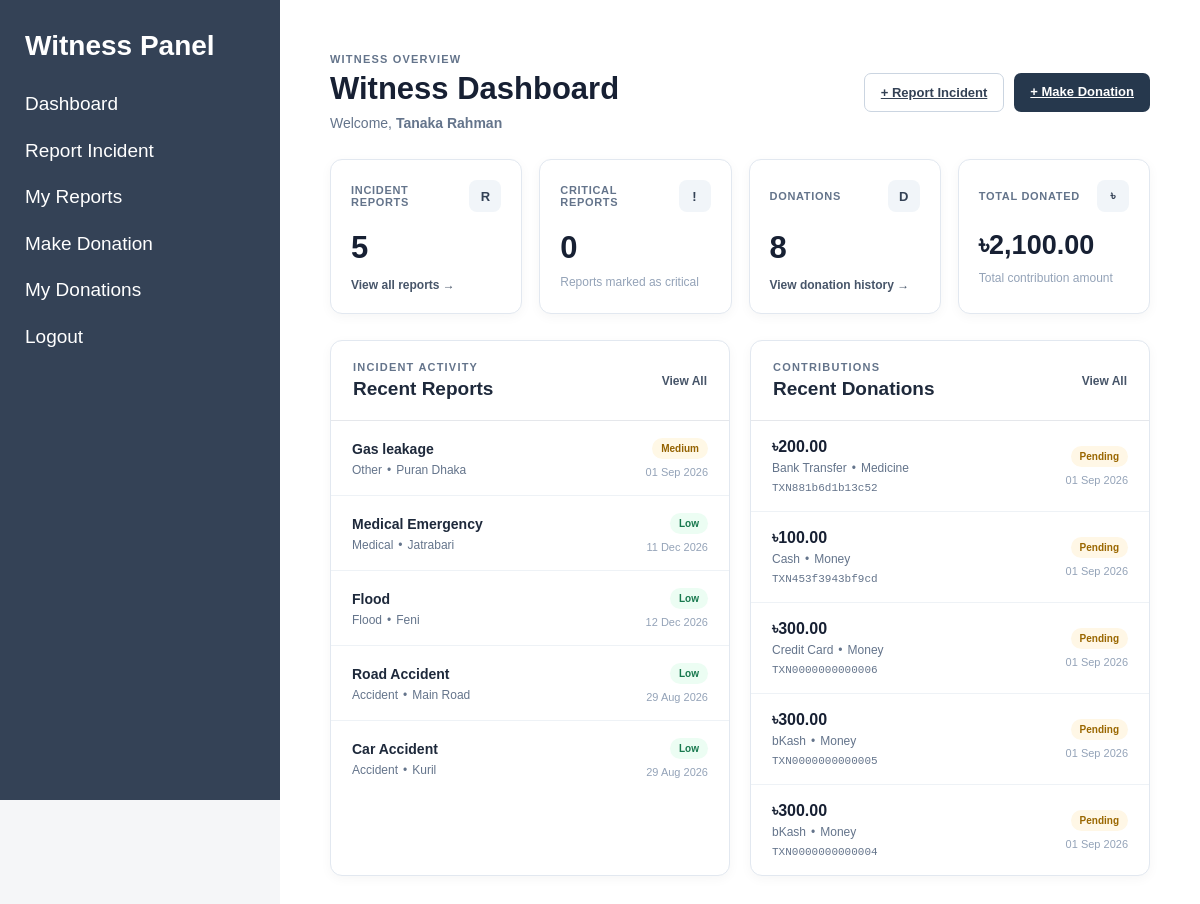
The app's page /index.php?page=witness-dashboard (signed in) with its own data.
### tables this page shows
CREATE TABLE `witness_reports` (
  `id` int(11) NOT NULL,
  `witness_id` int(11) NOT NULL,
  `title` varchar(150) NOT NULL,
  `description` text NOT NULL,
  `damage_level` varchar(20) NOT NULL DEFAULT 'low',
  `incident_type` varchar(50) NOT NULL,
  `location` varchar(255) NOT NULL,
  `incident_date` datetime NOT NULL,
  `evidence_file` varchar(255) DEFAULT NULL,
  `status` varchar(30) NOT NULL DEFAULT 'pending',
  `created_at` timestamp NOT NULL DEFAULT current_timestamp(),
  `updated_at` timestamp NOT NULL DEFAULT current_timestamp() ON UPDATE current_timestamp()
);

CREATE TABLE `donations` (
  `id` int(11) NOT NULL,
  `witness_id` int(11) NOT NULL,
  `amount` decimal(10,2) NOT NULL,
  `donation_type` varchar(100) NOT NULL,
  `payment_method` varchar(50) NOT NULL,
  `transaction_id` varchar(100) NOT NULL,
  `message` text DEFAULT NULL,
  `status` enum('pending','completed','cancelled') NOT NULL DEFAULT 'pending',
  `created_at` timestamp NOT NULL DEFAULT current_timestamp()
);

### views/witness/dashboard.php (the view, shortened to what the rows shown need)
<?php require_once "views/partials/header.php"; ?>
<?php require_once "views/partials/sidebar.php"; ?>
<div class="content">
    <div class="witness-dashboard">
        <div class="dashboard-header">
            <div>
                <h1>
                    Witness Dashboard
                </h1>
            </div>
        </div>
        <div class="dashboard-sections">
            <div class="dashboard-panel">
                <div class="panel-header">
                    <div>
                        <h2>
                            Recent Reports
                        </h2>
                    </div>
                </div>
                <?php if (empty($recentReports)): ?>
                    <div class="empty-data">
                        <p>
                            No incident reports yet.
                        </p>
                        <a href="index.php?page=witness-report-create">
                            Report an Incident
                        </a>
                    </div>
                <?php else: ?>
                    <div class="activity-list">
                        <?php foreach ($recentReports as $report): ?>
                            <?php
                            $damage =
                                strtolower(
                                    $report['damage_level']
                                    ?? 'low'
                                );
                            ?>
                            <div class="activity-item">
                                <div class="activity-main">
                                    <div class="activity-title">
                                        <a
                                            href="index.php?page=witness-report-view&id=<?php echo (int)$report['id']; ?>"
                                        >
                                            <?php
                                            echo htmlspecialchars(
                                                $report['title']
                                            );
                                            ?>
                                        </a>
                                    </div>
                                    <div class="activity-meta">
                                        <?php
                                        echo htmlspecialchars(
                                            ucfirst(
                                                $report[
                                                    'incident_type'
                                                ]
                                                ?? ''
                                            )
                                        );
                                        ?>
                                        <?php if (!empty($report['location'])): ?>
                                            <span>•</span>
                                            <?php
                                            echo htmlspecialchars(
                                                $report['location']
                                            );
                                            ?>
                                        <?php endif; ?>
                                    </div>
                                </div>
                                <div class="activity-side">
                                    <span
                                        class="damage-badge damage-<?php echo htmlspecialchars($damage); ?>"
                                    >
                                        <?php
                                        echo htmlspecialchars(
                                            ucfirst($damage)
                                        );
                                        ?>
                                    </span>
                                    <small>
                                        <?php
                                        if (!empty(
                                            $report['incident_date']
                                        )) {
                                            echo htmlspecialchars(
                                                date(
                                                    'd M Y',
                                                    strtotime(
                                                        $report[
                                                            'incident_date'
                                                        ]
                                                    )
                                                )
                                            );
                                        }
                                        ?>
                                    </small>
                                </div>
                            </div>
                        <?php endforeach; ?>
                    </div>
                <?php endif; ?>
            </div>
            <div class="dashboard-panel">
                <div class="panel-header">
                    <div>
                        <h2>
                            Recent Donations
                        </h2>
                    </div>
                </div>
                <?php if (empty($recentDonations)): ?>
                    <div class="empty-data">
                        <p>
                            No donations yet.
                        </p>
                        <a href="index.php?page=donation-create">
                            Make a Donation
                        </a>
                    </div>
                <?php else: ?>
                    <div class="activity-list">
                        <?php foreach ($recentDonations as $donation): ?>
                            <?php
                            $paymentNames = [
                                'card' => 'Credit Card',
                                'bkash' => 'bKash',
                                'nagad' => 'Nagad',
                                'bank' => 'Bank Transfer',
                                'cash' => 'Cash'
                            ];
                            $paymentMethod =
                                $paymentNames[
                                    $donation[
                                        'payment_method'
                                    ]
                                ]
                                ?? ucfirst(
                                    $donation[
                                        'payment_method'
                                    ]
                                    ?? ''
                                );
                            $status =
                                strtolower(
                                    $donation['status']
                                    ?? 'pending'
                                );
                            ?>
                            <div class="activity-item">
                                <div class="activity-main">
                                    <div class="donation-dashboard-amount">
                                        ৳<?php
                                        echo number_format(
                                            (float)$donation[
                                                'amount'
                                            ],
                                            2
                                        );
                                        ?>
                                    </div>
                                    <div class="activity-meta">
                                        <?php
                                        echo htmlspecialchars(
                                            $paymentMethod
                                        );
                                        ?>
                                        <span>•</span>
                                        <?php
                                        echo htmlspecialchars(
                                            ucfirst(
                                                $donation[
                                                    'donation_type'
                                                ]
                                            )
                                        );
                                        ?>
                                    </div>
                                    <div class="transaction-small">
                                        <?php
                                        echo htmlspecialchars(
                                            $donation[
                                                'transaction_id'
                                            ]
                                            ?? ''
                                        );
                                        ?>
                                    </div>
                                </div>
                                <div class="activity-side">
                                    <span
                                        class="donation-status status-<?php echo htmlspecialchars($status); ?>"
                                    >
                                        <?php
                                        echo htmlspecialchars(
                                            ucfirst($status)
                                        );
                                        ?>
                                    </span>
                                    <small>
                                        <?php
                                        if (!empty(
                                            $donation['created_at']
                                        )) {
                                            echo htmlspecialchars(
                                                date(
                                                    'd M Y',
                                                    strtotime(
                                                        $donation[
                                                            'created_at'
                                                        ]
                                                    )
                                                )
                                            );
                                        }
                                        ?>
                                    </small>
                                </div>
                            </div>
                        <?php endforeach; ?>
                    </div>
                <?php endif; ?>
            </div>
        </div>
    </div>
</div>
<?php require_once "views/partials/footer.php"; ?>

### records on screen
witness_reports: title "Gas leakage", incident_type "Other", location "Puran Dhaka", damage_level "Medium", incident_date "01 Sep 2026"
witness_reports: title "Medical Emergency", incident_type "Medical", location "Jatrabari", damage_level "Low", incident_date "11 Dec 2026"
witness_reports: title "Flood", incident_type "Flood", location "Feni", damage_level "Low", incident_date "12 Dec 2026"
witness_reports: title "Road Accident", incident_type "Accident", location "Main Road", damage_level "Low", incident_date "29 Aug 2026"
witness_reports: title "Car Accident", incident_type "Accident", location "Kuril", damage_level "Low", incident_date "29 Aug 2026"
donations: amount "200.00", payment_method "Bank Transfer", donation_type "Medicine", transaction "TXN881b6d1b13c52", status "Pending", created_at "01 Sep 2026"
donations: amount "100.00", payment_method "Cash", donation_type "Money", transaction "TXN453f3943bf9cd", status "Pending", created_at "01 Sep 2026"
donations: amount "300.00", payment_method "Credit Card", donation_type "Money", transaction "TXN0000000000006", status "Pending", created_at "01 Sep 2026"
donations: amount "300.00", payment_method "bKash", donation_type "Money", transaction "TXN0000000000005", status "Pending", created_at "01 Sep 2026"
donations: amount "300.00", payment_method "bKash", donation_type "Money", transaction "TXN0000000000004", status "Pending", created_at "01 Sep 2026"

### other values on screen
$_SESSION['user']['name'] "Tanaka Rahman"
